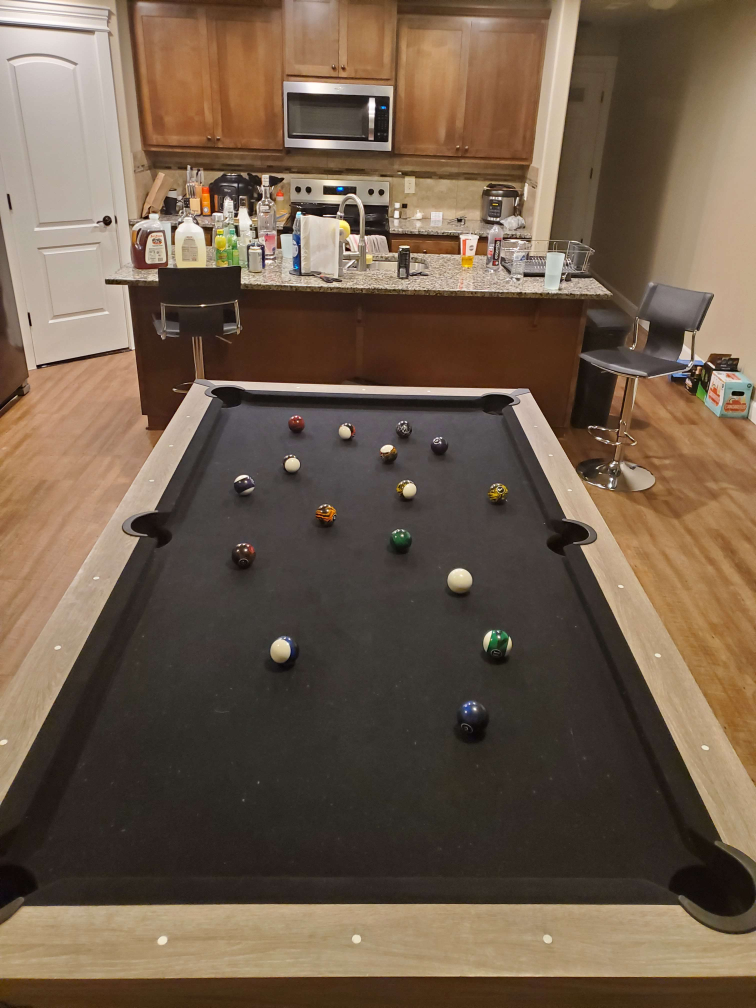
#> input picture 20250615_003529.jpg, 3024 x 4032 px (shown at 1/4 size)
$ python table_detection.py
#> lines starting #> are read from the running program, lines starting #| are printed output that depends on the picture; after the words box and inside, x2 and y2 are one past the last pixel; in counts of white or black regions, pixels touching at a corner belong together
### utils.py
import cv2
def scaled_imshow(image, scale=1.0, window_name='Image', waitkey=1):
    """Display an image in a window with scaling."""
    if scale <= 0:
        raise ValueError("Scale must be a positive number.")

    height, width = image.shape[:2]
    new_size = (int(width * scale), int(height * scale))
    resized_image = cv2.resize(image, new_size)

    cv2.imshow(window_name, resized_image)
    cv2.waitKey(waitkey)

### table_detection.py
import cv2
import numpy as np
import math
from utils import scaled_imshow
from lines import calculate_line_length, calculate_line_angle, condense_lines

def detect_black_table(image):
    """Detect black pool table using threshold 140 and finding largest black contour"""
    hsv = cv2.cvtColor(image, cv2.COLOR_BGR2HSV)
    v_channel = hsv[:,:,2]

    # Create mask for dark areas (below threshold 105)
    black_mask = np.zeros(hsv.shape[:2], dtype=np.uint8)
    black_mask[v_channel < 105] = 255

    # scaled_imshow(black_mask, 0.25, "Black Areas (< 140)")
    return black_mask

def find_largest_black_contour(black_mask, original_image):
    """Find the largest black contour and clean it up"""


    EROSION_ITERAITIONS = 6
    kernel_erode = np.ones((5,5), np.uint8)
    eroded = cv2.erode(black_mask, kernel_erode, iterations=EROSION_ITERAITIONS)
    # cv2.imshow("Eroded", eroded)

    cleaned = eroded.copy()

    # Find all contours
    contours, _ = cv2.findContours(cleaned, cv2.RETR_EXTERNAL, cv2.CHAIN_APPROX_SIMPLE)

    if not contours:
        return None, None, None

    # Find the largest contour by area
    largest_contour = max(contours, key=cv2.contourArea)
    largest_area = cv2.contourArea(largest_contour)


    # Create mask with only the largest contour
    table_mask = np.zeros_like(cleaned)
    cv2.drawContours(table_mask, [largest_contour], -1, 255, -1)
    #Undo erosion to restore original size
    table_mask = cv2.dilate(table_mask, kernel_erode, iterations=EROSION_ITERAITIONS)

    return table_mask

# [79 lines left out: function detect_table_edges_from_contour, not called in this run]


def main():
    # [5 lines of commented-out code are left out]
    image = cv2.imread('20250615_003529.jpg')
#> image is the input picture: shape (4032, 3024, 3); mean B, G, R 74.9, 92.6, 111.5
    if image is None:
        print("Error: Could not load image. Check file path.")
        return


    scaled_imshow(image, 0.1, "Original Image")
#> in scaled_imshow, `resized_image = cv2.resize(image, new_size)`:
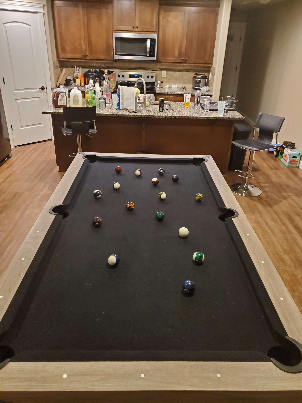
#> resized_image: shape (403, 302, 3); mean B, G, R 74.8, 92.5, 111.5

    black_mask = detect_black_table(image)
#> in detect_black_table, `v_channel = hsv[:,:,2]`:
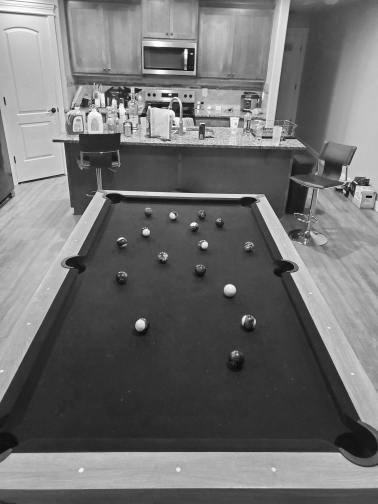
#> v_channel: shape (4032, 3024) (shown at 1/8 size); min 1, max 255, mean 111.7
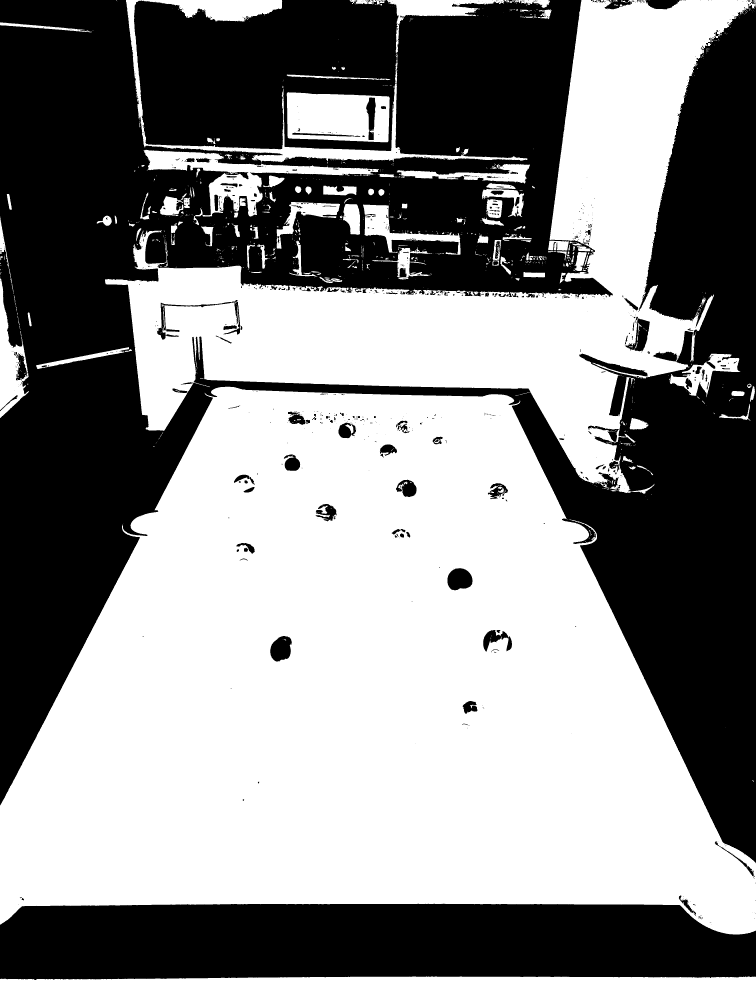
#> black_mask: shape (4032, 3024) (shown at 1/4 size); 54.9% white; 1098 black regions (848 under 20 px), largest, box (x1, y1, x2, y2) and area: (0, 0, 3024, 3453) 4548007, (0, 3615, 3024, 3920) 851754, (1790, 2273, 1890, 2361) 6937

    table_mask, bbox, rotated_rect = find_largest_black_contour(black_mask, image)
#> in find_largest_black_contour, `eroded = cv2.erode(black_mask, kernel_erode, iterations=EROSION_ITERAI..`:
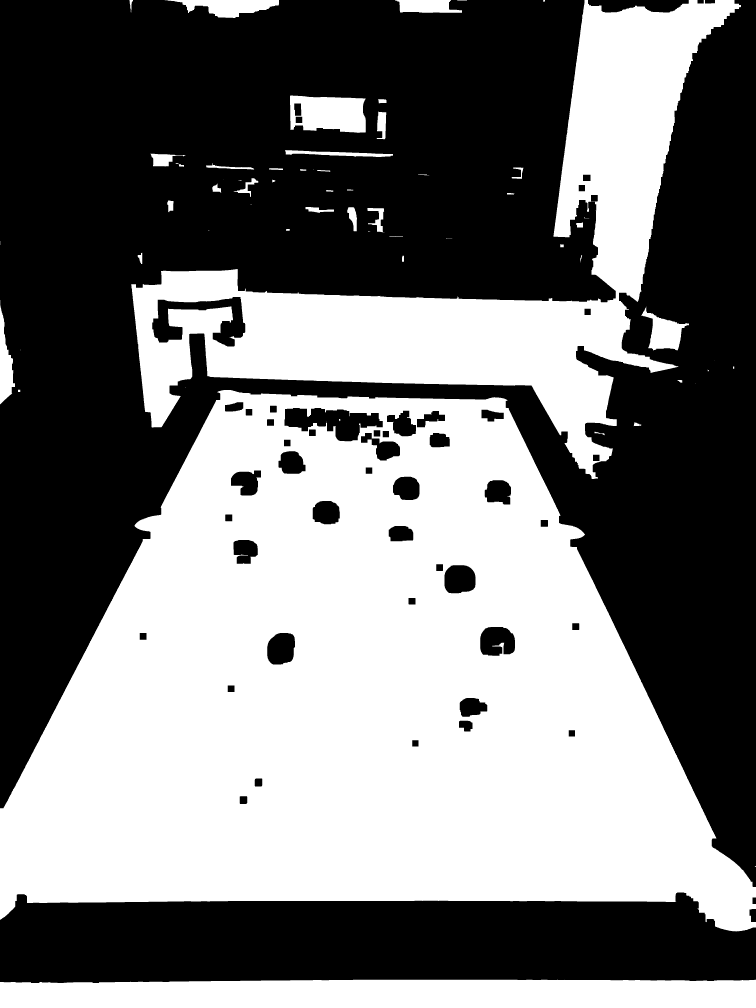
#> eroded: shape (4032, 3024) (shown at 1/4 size); 47.6% white; 61 white regions (11 under 20 px)
#> in find_largest_black_contour, `contours, _ = cv2.findContours(cleaned, cv2.RETR_EXTERNAL, cv2.CHAIN_A..`: contours = 60 contours, 15 with area under 20; largest, box (x1, y1, x2, y2) and area: (0, 1560, 3024, 3726) 4345870, (525, 0, 2964, 1916) 1199258, (0, 3919, 3024, 4032) 327264, (1160, 382, 1463, 531) 38418, (659, 0, 1116, 72) 17516
#> in find_largest_black_contour, `largest_contour = max(contours, key=cv2.contourArea)`: largest_contour = contour of 3140 points, box (x1, y1, x2, y2) (0, 1560, 3024, 3726), area 4345870
#> in find_largest_black_contour, `largest_area = cv2.contourArea(largest_contour)`: largest_area = 4345870
#> in find_largest_black_contour, `cv2.drawContours(table_mask, [largest_contour], -1, 255, -1)`:
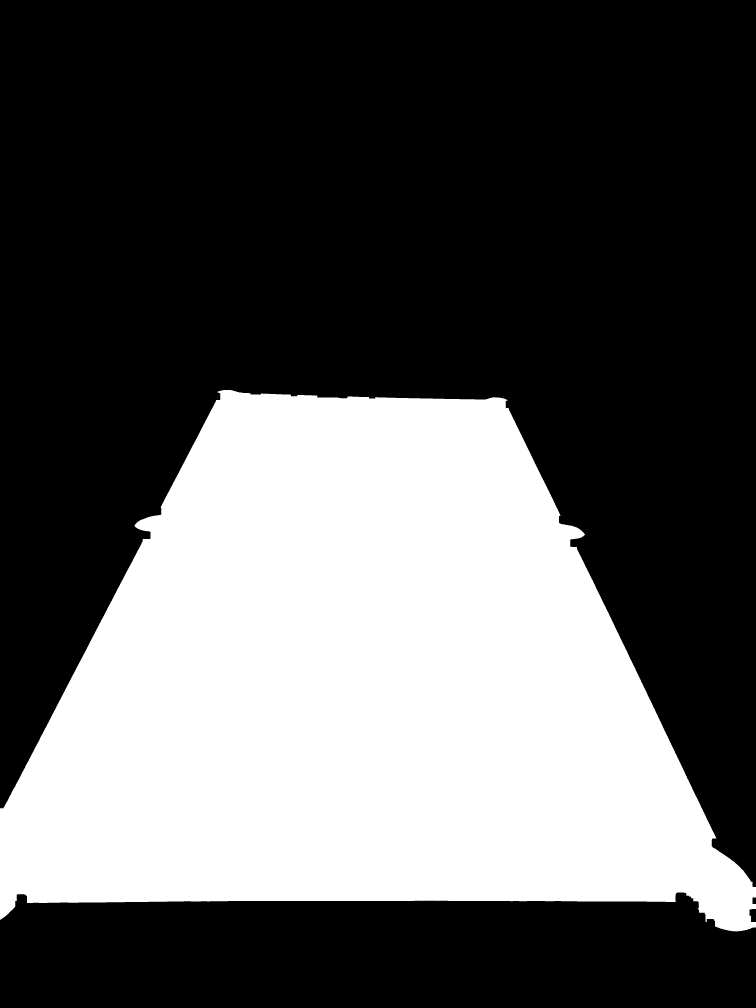
#> table_mask: shape (4032, 3024) (shown at 1/4 size); 35.7% white; 1 white region, box (x1, y1, x2, y2) and area: (0, 1560, 3024, 3726) 4350456
#> in find_largest_black_contour, `table_mask = cv2.dilate(table_mask, kernel_erode, iterations=EROSION_I..`:
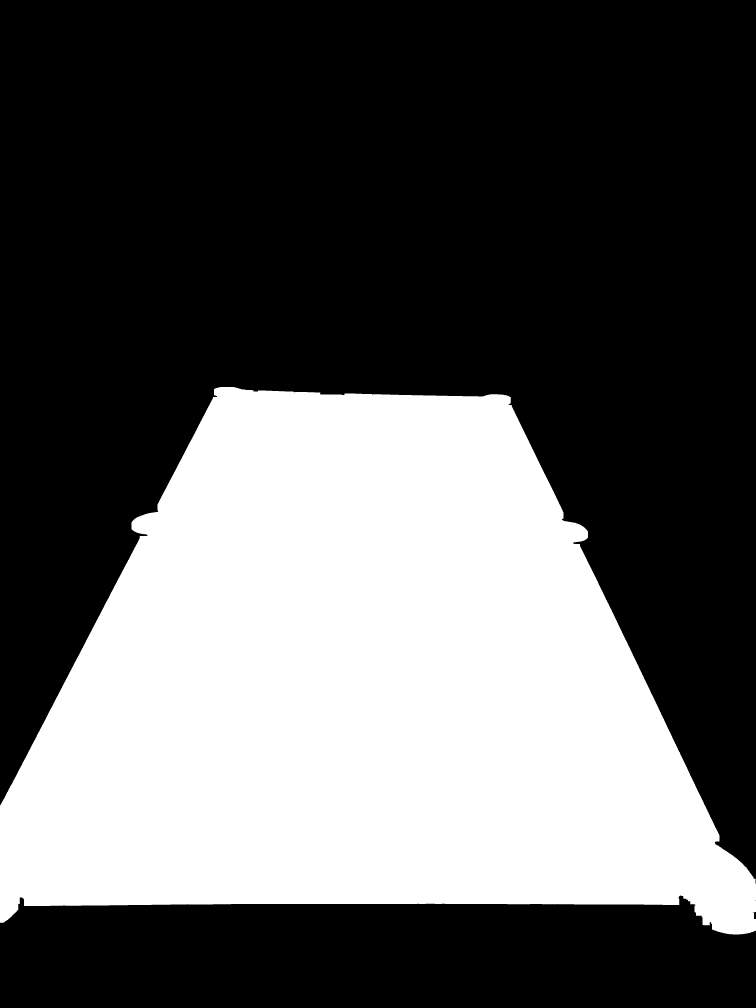
#> table_mask: shape (4032, 3024) (shown at 1/4 size); 36.7% white; 1 white region, box (x1, y1, x2, y2) and area: (0, 1548, 3024, 3738) 4478184

    if table_mask is not None:
        lines = detect_table_edges_from_contour(table_mask, image, min_line_length=150)
        print(lines)

        if bbox:
            x, y, w, h = bbox
            print(f"\nOriginal detection:")
            print(f"  Position: ({x}, {y})")
            print(f"  Size: {w} x {h}")
            print(f"  Aspect ratio: {w/h:.2f}")

            # Extract table region for comparison
            table_region = image[y:y+h, x:x+w]
            # scaled_imshow(table_region, 0.5, "Original Extracted Table Region")
    else:
        print("Could not detect table!")

    print("\nDetection complete. Press any key to exit.")
    cv2.waitKey(0)
    cv2.destroyAllWindows()

if __name__ == "__main__":
#> (the run stopped early here; a loop or call above may not have finished)

$ run again, with 20250615_003443.jpg copied over 20250615_003529.jpg
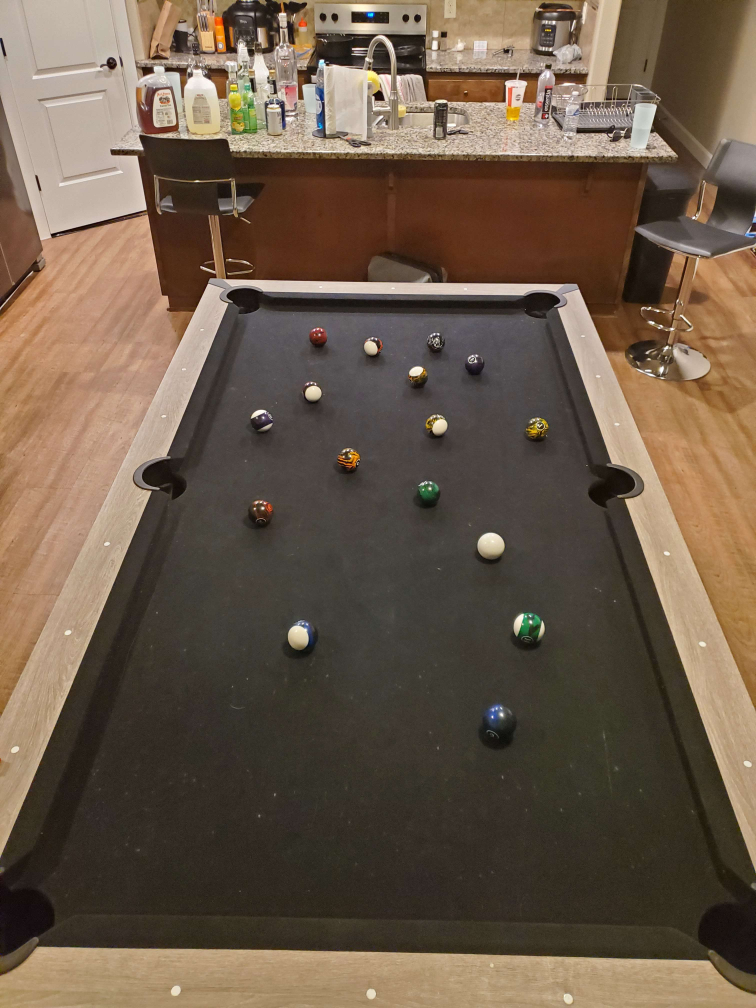
#> input picture 20250615_003443.jpg, 3024 x 4032 px (shown at 1/4 size)
#> in main, image is the input picture: shape (4032, 3024, 3); mean B, G, R 73.6, 90.2, 107.5
#> hsv: shape (4032, 3024, 3); mean H, S, V 21.5, 82.9, 107.7
#> in main, `black_mask = detect_black_table(image)`:
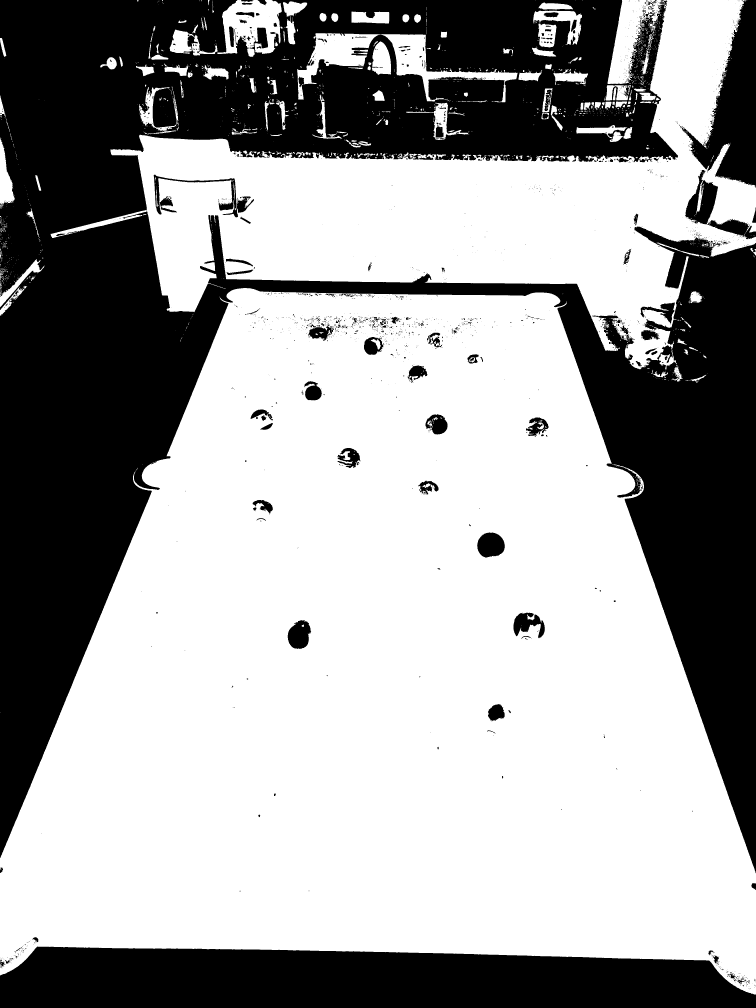
#> black_mask: shape (4032, 3024) (shown at 1/4 size); 62.4% white; 2284 black regions (2019 under 20 px), largest, box (x1, y1, x2, y2) and area: (0, 0, 3024, 3493) 3710789, (0, 3786, 3024, 4032) 640784, (2728, 0, 3024, 748) 100964
#> eroded: shape (4032, 3024); 54.6% white; 105 black regions
#> contours = 46 contours, 11 with area under 20; largest, box (x1, y1, x2, y2) and area: (0, 1165, 3024, 3908) 5833677, (564, 0, 2947, 1438) 1091124, (2856, 724, 3024, 879) 17977, (1272, 147, 1468, 252) 9728, (1571, 149, 1693, 290) 6114
#> largest_contour = contour of 3881 points, box (x1, y1, x2, y2) (0, 1165, 3024, 3908), area 5833677
#> largest_area = 5833677
#> in find_largest_black_contour, `table_mask = cv2.dilate(table_mask, kernel_erode, iterations=EROSION_I..`:
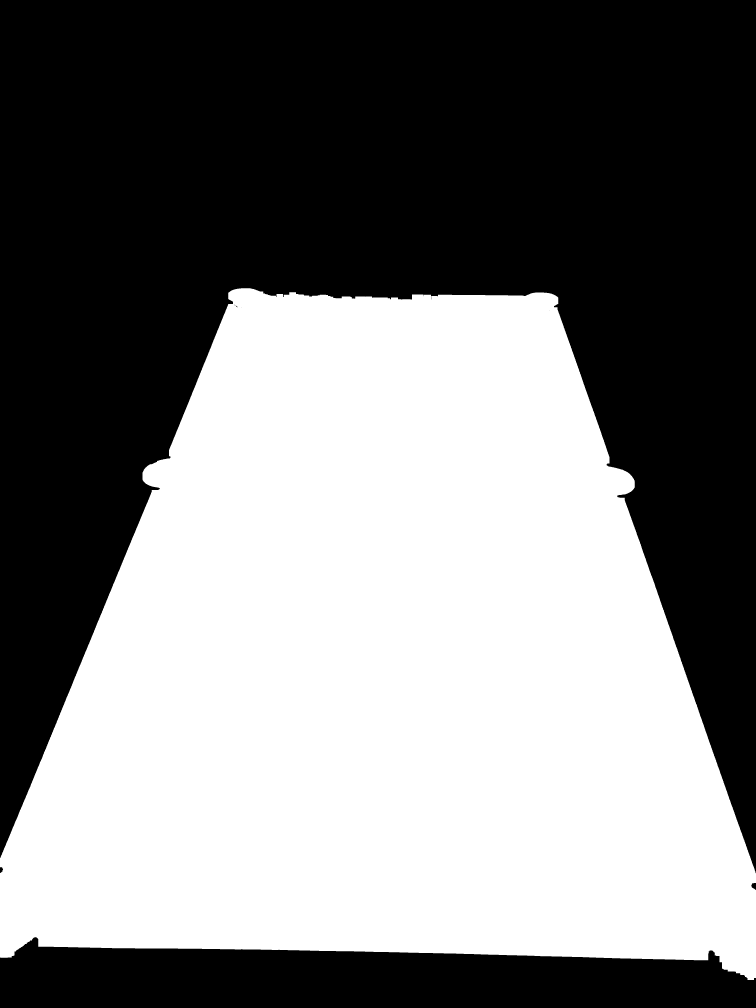
#> table_mask: shape (4032, 3024) (shown at 1/4 size); 49.1% white; 1 white region, box (x1, y1, x2, y2) and area: (0, 1153, 3024, 3920) 5982553
